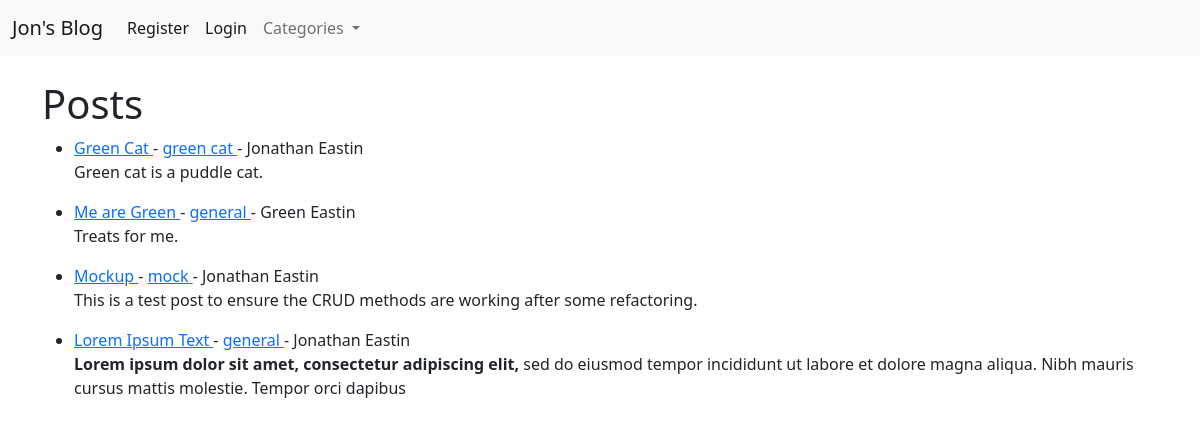
/, run on an earlier commit of the app's database.
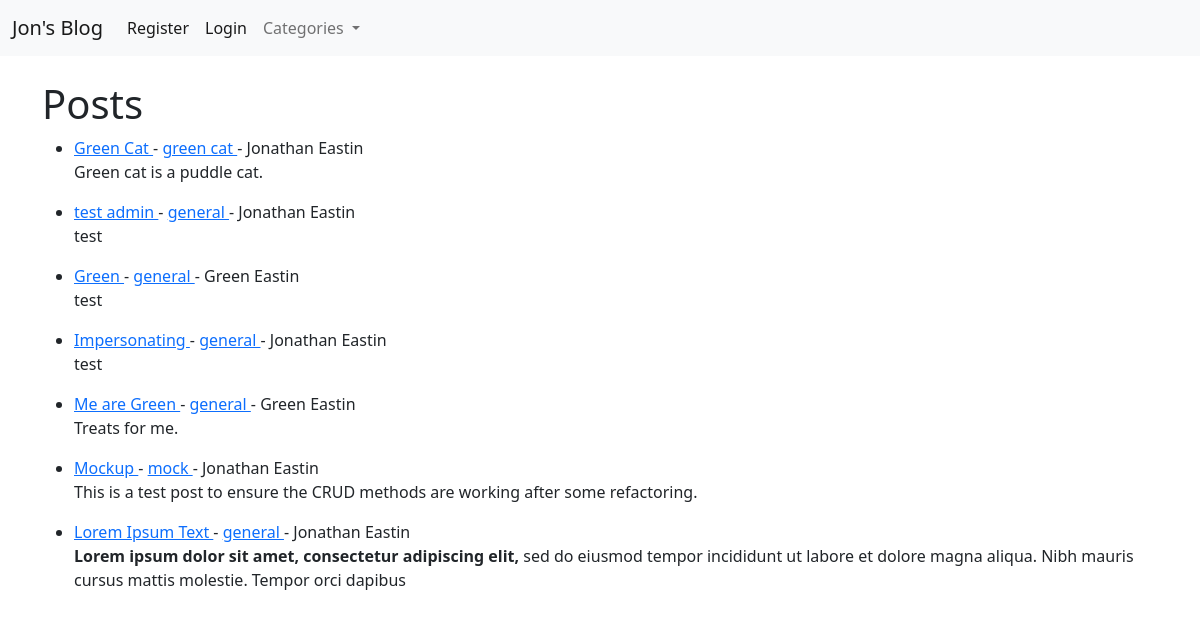
And on a later commit of the database.
### JonsBlog/models.py (models this page shows, shortened)
class Post(models.Model):
    title = models.CharField(max_length=255, default="Jon's Blog")
    title_tag = models.CharField(max_length=255)
    author = models.ForeignKey(User, on_delete=models.CASCADE)
    body = models.TextField()
    publication_date = models.DateField(auto_now_add=True)
    publication_time = models.TimeField(auto_now_add=True)
    category = models.CharField(max_length=255, default="general")
    likes = models.ManyToManyField(User, related_name='blog_posts')

### JonsBlog/views.py (the view)
# urls.py: path('', HomeView.as_view(), name="home"),
class HomeView(ListView):
    model = Post
    template_name = 'home.html'
    ordering = ['-publication_time']
    def get_context_data(self, *args, **kwargs):
        cat_menu = Category.objects.all()
        context = super(HomeView, self).get_context_data(*args, **kwargs)
        context["cat_menu"] = cat_menu
        return context

### JonsBlog/models.py (called while the page is built)
    def __str__(self):
        return self.name

### JonsBlog/templates/home.html (shortened to what this page needs)
{% extends 'base.html' %}
{% block content %}
<h1>Posts</h1>
{% for post in object_list %}
    <ul>
        <li>
            <a href="{% url 'article-detail' post.pk %}">
				{{ post.title }}
			</a>
			-
			<a href="{% url 'category' post.category|slugify %}">
				{{ post.category }}
			</a>
            - {{ post.author.first_name }}
            {{ post.author.last_name }}
			<br />
            {{ post.body|slice:":200"|safe }}
        </li>
    </ul>
{% endfor %}
{% endblock %}

### JonsBlog/templates/base.html (shortened to what this page needs)
<!doctype html>
<html lang="en">
  <head>
    <link href="https://cdn.jsdelivr.net/npm/bootstrap@5.2.2/dist/css/bootstrap.min.css" rel="stylesheet">
  </head>
  <body>
    <nav class="navbar navbar-expand-lg bg-light">
	  <div class="container-fluid">
		<a class="navbar-brand" href="{% url 'home' %}">Jon's Blog</a>
		<div class="collapse navbar-collapse" id="navbarSupportedContent">
		  <ul class="navbar-nav me-auto mb-2 mb-lg-0">
			{% if user.is_authenticated %}
				<li class="nav-item">
				  <a class="nav-link active" aria-current="page" href="{% url 'add-post' %}">
					Add Post
				  </a>
				</li>
			  	<li class="nav-item">
				  <a class="nav-link active" aria-current="page" href="{% url 'add-category' %}">
					Add Category
				  </a>
				</li>
				<li class="nav-item">
				  <a class="nav-link active" aria-current="page" href="{% url 'logout' %}">
					Logout
				  </a>
				</li>
			{% else %}
				<li class="nav-item">
				  <a class="nav-link active" aria-current="page" href="{% url 'register' %}">
					Register
				  </a>
				</li>
				<li class="nav-item">
				  <a class="nav-link active" aria-current="page" href="{% url 'login' %}">
					Login
				  </a>
				</li>
			{% endif %}
			{% if cat_menu %}
			  <li class="nav-item dropdown">
          		<a class="nav-link dropdown-toggle" href="#" role="button" data-bs-toggle="dropdown" aria-expanded="false">
            		Categories
          		</a>
			  </li>
            {% else %}
                <li class="nav-item">
				  <a class="nav-link active" aria-current="page" href="{% url 'category-list' %}">
                    Category List
				  </a>
				</li>
			{% endif %}
          </ul>
		</div>
	  </div>
	</nav>
    <br />
    <div class="container">
        {% block content %}
        {% endblock %}
    </div>
  </body>
</html>

What changed in the data, as far as the page shows it:
added Post: title "test admin", category "general", author.first_name "Jonathan", author.last_name "Eastin", body "test"
added Post: title "Green", category "general", author.first_name "Green", author.last_name "Eastin", body "test"
added Post: title "Impersonating", category "general", author.first_name "Jonathan", author.last_name "Eastin", body "test"
